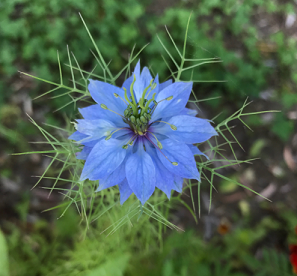
#> input picture Python.OpenCV.From.Novice.To.Practice/code/08/03/nigella.png, 297 x 276 px
$ python demo.py
#> lines starting #> are read from the running program, lines starting #| are printed output that depends on the picture
import cv2
import numpy as np
img = cv2.imread("nigella.png")  # 读取原图
#> img is the input picture: shape (276, 297, 3); mean B, G, R 80.4, 98.1, 77.4
k = np.ones((5, 5), np.uint8)  # 创建5*5的数组作为核
cv2.imshow("img", img)  # 显示原图
dst = cv2.erode(img, k)  # 腐蚀操作
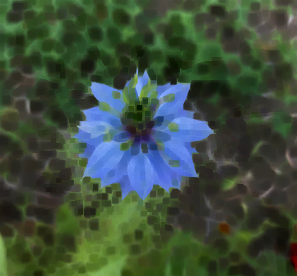
#> dst: shape (276, 297, 3); mean B, G, R 61.2, 77.7, 61.1
dst = cv2.dilate(dst, k)  # 膨胀操作
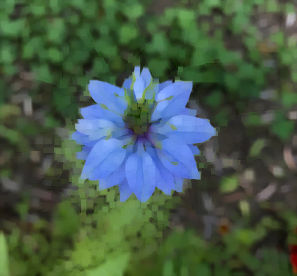
#> dst: shape (276, 297, 3); mean B, G, R 74.1, 91.1, 71.1
cv2.imshow("dst", dst)  # 显示开运算结果
cv2.waitKey()  # 按下任何键盘按键后
cv2.destroyAllWindows()  # 释放所有窗体
